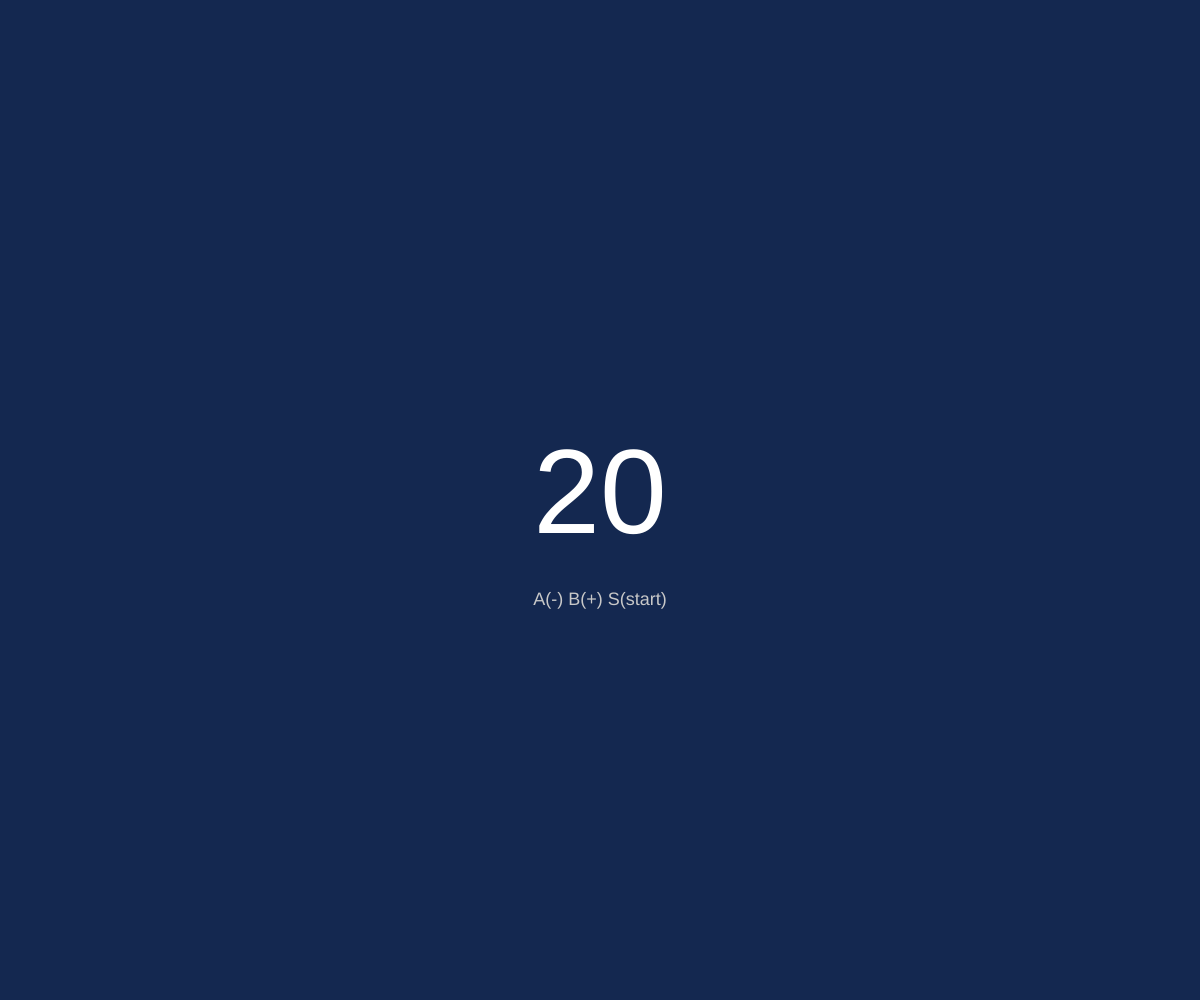
Frame 1 (no input)
Frame 60 (no input): identical to frame 1, image omitted
Frame 120 (the mouse pressed at the canvas centre since frame 60): identical to frame 1, image omitted

The p5.js sketch that drew this single still picture (run headless with seeded random() and noise() and a simulated clock; from frame 60 on, the mouse is pressed at the canvas centre):

// p5.js sketch
// ── sketch.js
const TIMER_LIMITS = {
  min: 15,
  max: 25,
  defaultValue: 20,
};

const EVENTS = {
  DEC: "A",
  INC: "B",
  START: "S",
  TICK: "Timeout",
};

const UI = {
  dialSize: 250,
  ringWeight: 20,
  bigText: 100,
  configText: 120,
  helpText: 18,
};


class Temporizador extends FSMTask {
  constructor(minValue, maxValue, defaultValue) {
    super();

    this.minValue = minValue;
    this.maxValue = maxValue;
    this.defaultValue = defaultValue;
    this.configValue = defaultValue;
    this.totalSeconds = defaultValue;
    this.remainingSeconds = defaultValue;

    this.myTimer = this.addTimer(EVENTS.TICK, 1000);
    this.transitionTo(this.estado_config);

  }

  get currentState() {
    return this.state;
  }

  estado_config = (ev) => {
    if (ev === ENTRY) {
      this.configValue = this.defaultValue;
    }
    else if (ev === EVENTS.DEC) {
      if (this.configValue > this.minValue) this.configValue--;
    } else if (ev === EVENTS.INC) {
      if (this.configValue < this.maxValue) this.configValue++;
    } else if (ev === EVENTS.START) {
      this.totalSeconds = this.configValue;
      this.remainingSeconds = this.totalSeconds;
      this.transitionTo(this.estado_armed);
    }
  };


  estado_armed = (ev) => {
    if (ev === ENTRY) {
      this.myTimer.start();
    } else if (ev === EXIT) {
      this.myTimer.stop();
    } else if (ev === EVENTS.TICK) {
      if (this.remainingSeconds > 0) {
        this.remainingSeconds--;
        if (this.remainingSeconds === 0) {
          this.transitionTo(this.estado_timeout);
        } else {
          this.myTimer.start();
        }
      }
    }
  };

  estado_timeout = (ev) => {
    if (ev === ENTRY) {
      console.log("¡TIEMPO!");
    } else if (ev === EVENTS.DEC) {
      this.transitionTo(this.estado_config);
    }
  }
}

let temporizador;
const renderer = new Map();

function setup() {
  createCanvas(windowWidth, windowHeight);
  temporizador = new Temporizador(
    TIMER_LIMITS.min,
    TIMER_LIMITS.max,
    TIMER_LIMITS.defaultValue
  );
  textAlign(CENTER, CENTER);

  renderer.set(temporizador.estado_config, () => drawConfig(temporizador.configValue));
  renderer.set(temporizador.estado_armed, () => drawArmed(temporizador.remainingSeconds, temporizador.totalSeconds));
  renderer.set(temporizador.estado_timeout, () => drawTimeout());
}

function draw() {
  temporizador.update();
  renderer.get(temporizador.currentState)?.();
}

function drawConfig(val) {
  background(20, 40, 80);
  fill(255);
  textSize(120);
  text(val, width / 2, height / 2);
  textSize(18);
  fill(200);
  text("A(-) B(+) S(start)", width / 2, height / 2 + 100);
}

function drawArmed(val, total) {
  background(20, 20, 20);
  let pulse = sin(frameCount * 0.1) * 10;

  noFill();
  strokeWeight(20);
  stroke(255, 100, 0, 50);
  ellipse(width / 2, height / 2, 250);

  stroke(255, 150, 0);
  let angle = map(val, 0, total, 0, TWO_PI);
  arc(width / 2, height / 2, 250, 250, -HALF_PI, angle - HALF_PI);

  fill(255);
  noStroke();
  textSize(100 + pulse);
  text(val, width / 2, height / 2);
}

function drawTimeout() {
  let bg = frameCount % 20 < 10 ? color(150, 0, 0) : color(255, 0, 0);
  background(bg);
  fill(255);
  textSize(100);
  text("¡TIEMPO!", width / 2, height / 2);
}

function keyPressed() {
  if (key === "a" || key === "A") temporizador.postEvent("A");
  if (key === "b" || key === "B") temporizador.postEvent("B");
  if (key === "s" || key === "S") temporizador.postEvent("S");
}

function windowResized() {
  resizeCanvas(windowWidth, windowHeight);
}

// ── fsm.js
const ENTRY = "ENTRY";
const EXIT = "EXIT";

class Timer {
  constructor(owner, eventToPost, duration) {
    this.owner = owner;
    this.event = eventToPost;
    this.duration = duration;
    this.startTime = 0;
    this.active = false;
  }

  start(newDuration = null) {
    if (newDuration !== null) this.duration = newDuration;
    this.startTime = millis();
    this.active = true;
  }

  stop() {
    this.active = false;
  }

  update() {
    if (this.active && millis() - this.startTime >= this.duration) {
      this.active = false;
      this.owner.postEvent(this.event);
    }
  }
}

class FSMTask {
  constructor() {
    this.queue = [];
    this.timers = [];
    this.state = null;
  }

  postEvent(ev) {
    this.queue.push(ev);
  }

  addTimer(event, duration) {
    let t = new Timer(this, event, duration);
    this.timers.push(t);
    return t;
  }

  transitionTo(newState) {
    if (this.state) this.state(EXIT);
    this.state = newState;
    this.state(ENTRY);
  }

  update() {
    for (let t of this.timers) {
      t.update();
    }
    while (this.queue.length > 0) {
      let ev = this.queue.shift();
      if (this.state) this.state(ev);
    }
  }
}
